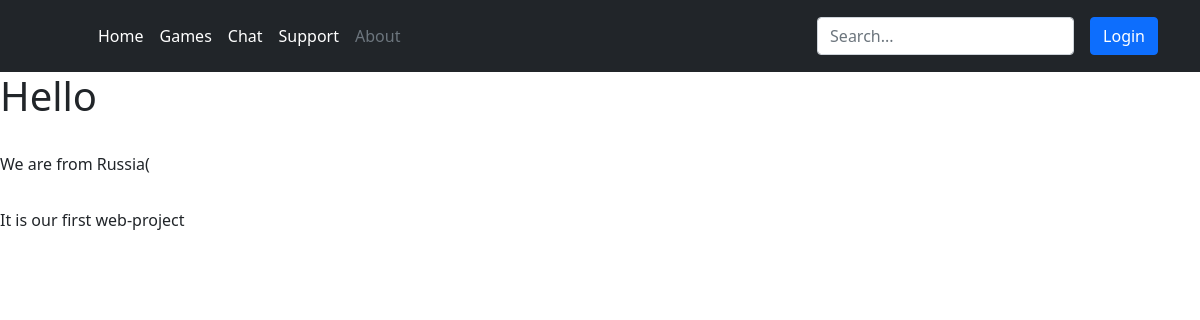
Page /about/ on the earlier database version.
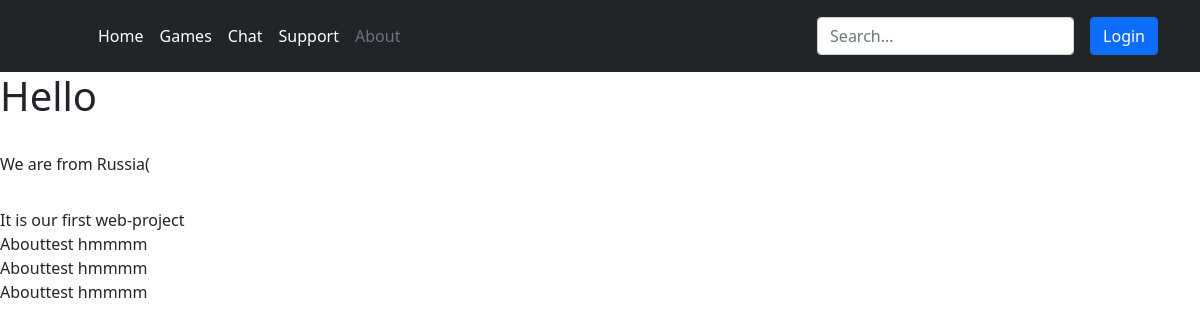
Same page on the later database version.
### main/models.py (models this page shows)
class About(models.Model):
    size = models.IntegerField(help_text="Enter font size(1 - big, 10 - small)", default=10)
    string = models.CharField(max_length=255, blank=True)

### main/views.py (the view)
# urls.py: path('about/', views.about, name='about'),
def about(request):
    message = {'ans': '', 'type': 'danger'}
    message['page'] = {'home': 'white', 'support': 'white', 'chat': 'white', 'about': 'secondary', 'games': 'white', 'hz': 'white'}
    message['abouts'] = get_list_or_404(About)
    return render(request, 'main/index.html', message)

### main/templates/main/index.html (shortened to what this page needs)
<!doctype html>
<html lang="en">
  <head>
    <link href="https://cdn.jsdelivr.net/npm/bootstrap@5.1.3/dist/css/bootstrap.min.css" rel="stylesheet">
    <link rel="stylesheet" href="https://ajax.googleapis.com/ajax/libs/jqueryui/1.12.1/themes/smoothness/jquery-ui.css">
      <link href="https://unpkg.com/dropzone@6.0.0-beta.1/dist/dropzone.css" rel="stylesheet" type="text/css" />
  </head>
  </head>
  <body>
  <header class="p-3 bg-dark text-white">
    <div class="container">
      <div class="d-flex flex-wrap align-items-center justify-content-center justify-content-lg-start">
        <a href="/" class="d-flex align-items-center mb-2 mb-lg-0 text-white text-decoration-none">
          <svg class="bi me-2" width="40" height="32" role="img" aria-label="Bootstrap"><use xlink:href="#bootstrap"></use></svg>
        </a>
        <ul class="nav col-12 col-lg-auto me-lg-auto mb-2 justify-content-center mb-md-0">
          <li><a href="/" class="nav-link px-2 text-{{ page.home }}">Home</a></li>
          <li><a href="/games" class="nav-link px-2 text-{{ page.games }}">Games</a></li>
          <li><a href="/chat" class="nav-link px-2 text-{{ page.chat }}">Chat</a></li>
          <li><a href="/support" class="nav-link px-2 text-{{ page.support }}">Support</a></li>
          <li><a href="/about" class="nav-link px-2 text-{{ page.about }}">About</a></li>
        </ul>
        <form class="col-12 col-lg-auto mb-3 mb-lg-0 me-lg-3">
          <input type="search" class="form-control form-control-dark" placeholder="Search..." aria-label="Search">
        </form>
        {% if user.is_authenticated %}
        <form class="" method="post" action="{% url 'login' %}">
          {% csrf_token %}
          {{ user.username }}
          <button type="submit" class="btn btn-primary" data-bs-toggle="modal" data-bs-target="#login" name="next" value="logout">logout</button>
        </form>
        {% else %}
        <div class="text-end">
          <button type="button" class="btn btn-primary" data-bs-toggle="modal" data-bs-target="#login">
            Login
          </button>
        </div>
    {% endif %}
    </div>
    </div>
  </header>
{% block content %}
{% if abouts %}
    {% for about in abouts %}
        <h{{ about.size }}>{{ about.string }}</h{{ about.size }}>
        <br>
    {% endfor %}
{% endif %}
  {% endblock %}
  </body>
</html>

Differences in the rows shown:
added About: string "Abouttest hmmmm"
added About: string "Abouttest hmmmm"
added About: string "Abouttest hmmmm"
